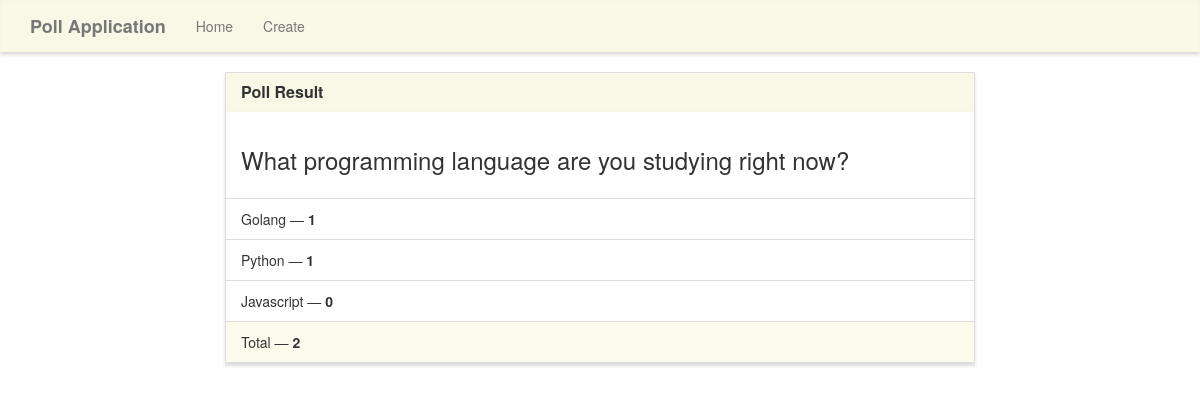
The app's page /results/1/ with its own data.
### polls/models.py (models this page shows)
class Poll(models.Model):
    question = models.TextField()
    option_one = models.CharField(max_length=30)
    option_two = models.CharField(max_length=30)
    option_three = models.CharField(max_length=30)
    option_one_count = models.IntegerField(default=0)
    option_two_count = models.IntegerField(default=0)
    option_three_count = models.IntegerField(default=0)
    def total(self):
        return self.option_one_count + self.option_two_count + self.option_three_count

### polls/views.py (the view)
# urls.py: path('results/<poll_id>/', poll_views.results, name='results'),
def results(request, poll_id):
    poll = Poll.objects.get(pk=poll_id)
    context = {
        'poll': poll
    }
    return render(request, 'polls/results.html', context)

### polls/templates/polls/results.html (shortened to what this page needs)
{% extends "polls/base.html" %}
{% block main %}
<div class="row">
    <div class="col-lg-8 col-lg-offset-2">
        <div class="panel panel-default">
            <div class="panel-heading">
                <h3 class="panel-title">Poll Result</h3>
            </div>
            <div class="panel-body">
                <h3>{{ poll.question }}</h3>
            </div>
            <ul class="list-group">
                <li class="list-group-item">{{ poll.option_one }} &mdash; <strong>{{ poll.option_one_count }}</strong>
                </li>
                <li class="list-group-item">{{ poll.option_two }} &mdash; <strong>{{ poll.option_two_count }}</strong>
                </li>
                <li class="list-group-item">{{ poll.option_three }} &mdash;
                    <strong>{{ poll.option_three_count }}</strong></li>
            </ul>
            <div class="panel-footer">
                Total &mdash; <strong>{{ poll.total }}</strong>
            </div>
        </div>
    </div>
</div>
{% endblock %}

### polls/static/style.css (style rules this page uses)
.navbar-default, .btn, .form-control, .panel { border-radius: 0; }
.panel-default>.panel-heading { color: #333; background-color: rgba(245, 245, 220, .7); border-color: rgba(245, 245, 220, .6); border-top-left-radius: 0; border-top-right-radius: 0; }
.panel-footer { background-color: rgba(245, 245, 220, .5); border-color: rgba(245, 245, 220, .4); }
.panel { box-shadow: 0px 3px 3px 0px #ddd; }
a.navbar-brand, .panel-title { font-weight: bolder; }

### records on screen
Poll: question "What programming language are you studying right now?", option_one "Golang", option_one_count "1", option_two "Python", option_two_count "1", option_three "Javascript", option_three_count "0", total "2"
